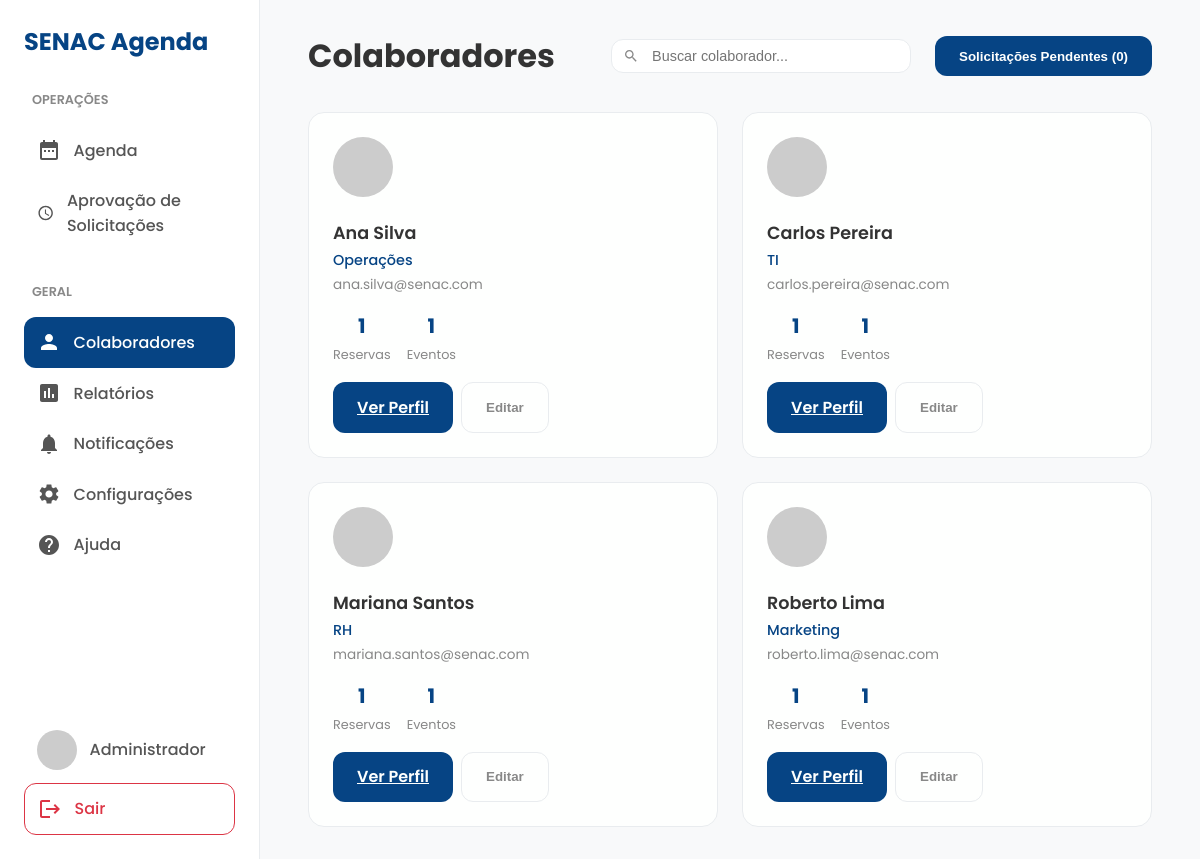
Screenshot of /colaboradores.php (signed in) with the database file from the repository.
### tables this page shows
CREATE TABLE usuarios (
    id INT AUTO_INCREMENT PRIMARY KEY,
    nome VARCHAR(255) NOT NULL,
    email VARCHAR(255) UNIQUE NOT NULL,
    senha VARCHAR(255) NOT NULL,
    matricula VARCHAR(50) UNIQUE,
    departamento VARCHAR(100),
    telefone VARCHAR(20),
    avatar VARCHAR(255) NULL,
    tipo ENUM('gerente', 'colaborador') NOT NULL DEFAULT 'colaborador',
    status ENUM('ativo', 'inativo', 'pendente') NOT NULL DEFAULT 'pendente',
    ativo BOOLEAN DEFAULT TRUE,
    created_at TIMESTAMP DEFAULT CURRENT_TIMESTAMP,
    updated_at TIMESTAMP DEFAULT CURRENT_TIMESTAMP ON UPDATE CURRENT_TIMESTAMP
);

### config/user-config.php (called while the page is built, shortened)
<?php
require_once 'database.php';
function isLoggedIn() {
    return isset($_SESSION['user_id']) && !empty($_SESSION['user_id']);
}
function getCurrentUser() {
    $sql = "SELECT * FROM usuarios WHERE id = :id";
    return fetchOne($sql, ['id' => $_SESSION['user_id']]);
}
function getDisplayName() {
    $user = getCurrentUser();
    return $user ? $user['nome'] : 'Usuário';
}
function getNavClass($page) {
    $current_page = basename($_SERVER['PHP_SELF'], '.php');
    return ($current_page === $page) ? 'active' : '';
}
?>

### config/database.php (called while the page is built, shortened)
<?php
try {
    $pdo = new PDO(
        "mysql:host=" . DB_HOST . ";dbname=" . DB_NAME . ";charset=" . DB_CHARSET,
        DB_USER,
        DB_PASS,
        [
            PDO::ATTR_ERRMODE => PDO::ERRMODE_EXCEPTION,
            PDO::ATTR_DEFAULT_FETCH_MODE => PDO::FETCH_ASSOC,
            PDO::ATTR_EMULATE_PREPARES => false
        ]
    );
} catch (PDOException $e) {
    die("Erro na conexão com o banco de dados: " . $e->getMessage());
}
function executeQuery($sql, $params = []) {
    global $pdo;
    try {
        $stmt = $pdo->prepare($sql);
        $stmt->execute($params);
        return $stmt;
    } catch (PDOException $e) {
        die("Erro na execução da query: " . $e->getMessage());
    }
}
function fetchData($sql, $params = []) {
    $stmt = executeQuery($sql, $params);
    return $stmt->fetchAll();
}
function fetchOne($sql, $params = []) {
    $stmt = executeQuery($sql, $params);
    return $stmt->fetch();
}
function getPendingRequests() {
    $sql = "SELECT * FROM usuarios WHERE status = 'pendente' ORDER BY created_at DESC";
    return fetchData($sql);
}
function getActiveCollaborators() {
    $sql = "SELECT * FROM usuarios WHERE tipo = 'colaborador' AND ativo = 1 ORDER BY nome ASC";
    return fetchData($sql);
}
?>

### colaboradores.php (the view, shortened to what this page needs)
<?php
require_once 'config/user-config.php';
$solicitacoes_pendentes = getPendingRequests();
$colaboradores = getActiveCollaborators();
?>
<!DOCTYPE html>
<html lang="pt-br">
<head>
    <link rel="stylesheet" href="css/agenda.css">
</head>
<body>
    <div class="dashboard-layout">
        <?php include getSidebarPath(); ?>
        <main class="main-content">
            <header class="main-header">
                <h1>Colaboradores</h1>
                <div class="header-controls">
                    <div class="search-box">
                        <svg class="search-icon" viewBox="0 0 24 24"><path d="M15.5 14h-.79l-.28-.27C15.41 12.59 16 11.11 16 9.5 16 5.91 13.09 3 9.5 3S3 5.91 3 9.5 5.91 16 9.5 16c1.61 0 3.09-.59 4.23-1.57l.27.28v.79l5 4.99L20.49 19l-4.99-5zm-6 0C7.01 14 5 11.99 5 9.5S7.01 5 9.5 5 14 7.01 14 9.5 11.99 14 9.5 14z"/></svg>
                        <input type="text" placeholder="Buscar colaborador...">
                    </div>
                    <button class="btn btn-primary">Solicitações Pendentes (<?php echo count($solicitacoes_pendentes); ?>)</button>
                </div>
            </header>
            <div class="collaborators-grid">
                <?php foreach ($colaboradores as $colaborador): ?>
                <?php
                $reservas_colaborador = fetchData("SELECT COUNT(*) as total FROM reservas WHERE usuario_id = ?", [$colaborador['id']]);
                $total_reservas = $reservas_colaborador[0]['total'] ?? 0;
                ?>
                <div class="collaborator-card">
                    <div class="collaborator-avatar">
                        <img src="https://via.placeholder.com/60" alt="Avatar" class="avatar-img">
                    </div>
                    <div class="collaborator-info">
                        <h3><?php echo htmlspecialchars($colaborador['nome']); ?></h3>
                        <p class="collaborator-role"><?php echo htmlspecialchars($colaborador['departamento']); ?></p>
                        <p class="collaborator-email"><?php echo htmlspecialchars($colaborador['email']); ?></p>
                    </div>
                    <div class="collaborator-stats">
                        <div class="stat-item">
                            <span class="stat-number"><?php echo $total_reservas; ?></span>
                            <span class="stat-label">Reservas</span>
                        </div>
                        <div class="stat-item">
                            <span class="stat-number"><?php echo $total_reservas; ?></span>
                            <span class="stat-label">Eventos</span>
                        </div>
                    </div>
                    <div class="collaborator-actions">
                        <a href="perfil-colaborador.php?id=<?php echo $colaborador['id']; ?>" class="btn btn-secondary">Ver Perfil</a>
                        <button class="btn btn-outline" onclick="editarColaborador(<?php echo $colaborador['id']; ?>)">Editar</button>
                    </div>
                </div>
                <?php endforeach; ?>
            </div>
        </main>
    </div>
</body>
</html>

### includes/sidebar-gerente.php (shortened to what this page needs)
<?php require_once 'config/user-config.php'; ?>
<aside class="sidebar">
    <div class="sidebar-header">
        <h2 class="logo">SENAC Agenda</h2>
    </div>
    <nav class="sidebar-nav">
        <div class="nav-section">
            <p class="section-title">OPERAÇÕES</p>
                <a href="agenda-unificada.php" class="nav-item <?php echo getNavClass('agenda-unificada'); ?>">
                <svg class="nav-icon" viewBox="0 0 24 24"><path d="M19 4h-1V2h-2v2H8V2H6v2H5c-1.11 0-1.99.9-1.99 2L3 20a2 2 0 002 2h14c1.1 0 2-.9 2-2V6c0-1.1-.9-2-2-2zm0 16H5V10h14v10zM9 14H7v-2h2v2zm4 0h-2v-2h2v2zm4 0h-2v-2h2v2z"/></svg>
                <span>Agenda</span>
            </a>
            <a href="minhas-solicitacoes.php" class="nav-item <?php echo getNavClass('minhas-solicitacoes'); ?>">
                <svg class="nav-icon" viewBox="0 0 24 24"><path d="M11.99 2C6.47 2 2 6.48 2 12s4.47 10 9.99 10C17.52 22 22 17.52 22 12S17.52 2 11.99 2zM12 20c-4.42 0-8-3.58-8-8s3.58-8 8-8 8 3.58 8 8-3.58 8-8 8zm.5-13H11v6l5.25 3.15.75-1.23-4.5-2.67z"/></svg>
                <span>Aprovação de Solicitações</span>
            </a>
        </div>
        <div class="nav-section">
            <p class="section-title">GERAL</p>
            <a href="colaboradores.php" class="nav-item <?php echo getNavClass('colaboradores'); ?>">
                <svg class="nav-icon" viewBox="0 0 24 24"><path d="M12 12c2.21 0 4-1.79 4-4s-1.79-4-4-4-4 1.79-4 4 1.79 4 4 4zm0 2c-2.67 0-8 1.34-8 4v2h16v-2c0-2.66-5.33-4-8-4z"/></svg>
                <span>Colaboradores</span>
            </a>
            <a href="relatorios.php" class="nav-item <?php echo getNavClass('relatorios'); ?>">
                <svg class="nav-icon" viewBox="0 0 24 24"><path d="M19 3H5c-1.1 0-2 .9-2 2v14c0 1.1.9 2 2 2h14c1.1 0 2-.9 2-2V5c0-1.1-.9-2-2-2zM9 17H7v-7h2v7zm4 0h-2V7h2v10zm4 0h-2v-4h2v4z"/></svg>
                <span>Relatórios</span>
            </a>
            <a href="notificacoes.php" class="nav-item <?php echo getNavClass('notificacoes'); ?>">
                <svg class="nav-icon" viewBox="0 0 24 24"><path d="M12 22c1.1 0 2-.9 2-2h-4c0 1.1.9 2 2 2zm6-6v-5c0-3.07-1.64-5.64-4.5-6.32V4c0-.83-.67-1.5-1.5-1.5s-1.5.67-1.5 1.5v.68C7.63 5.36 6 7.92 6 11v5l-2 2v1h16v-1l-2-2z"/></svg>
                <span>Notificações</span>
            </a>
            <a href="configuracoes.php" class="nav-item <?php echo getNavClass('configuracoes'); ?>">
                <span>Configurações</span>
            </a>
            <a href="ajuda.php" class="nav-item <?php echo getNavClass('ajuda'); ?>">
                <span>Ajuda</span>
            </a>
        </div>
    </nav>
        <div class="sidebar-footer">
            <a href="perfil.php" class="nav-item user-profile <?php echo getNavClass('perfil'); ?>">
                <?php $user = getCurrentUser(); ?>
                <img src="<?php echo !empty($user['avatar']) ? htmlspecialchars($user['avatar']) : 'https://via.placeholder.com/40'; ?>" alt="Avatar do Usuário" class="user-avatar">
                <span><?php echo getDisplayName(); ?></span>
            </a>
            <a href="logout.php" class="nav-item logout-btn">
                <svg class="nav-icon" viewBox="0 0 24 24"><path d="M17 7l-1.41 1.41L18.17 11H8v2h10.17l-2.58 2.58L17 17l5-5zM4 5h8V3H4c-1.1 0-2 .9-2 2v14c0 1.1.9 2 2 2h8v-2H4V5z"/></svg>
                <span>Sair</span>
            </a>
        </div>
</aside>

### css/agenda.css (style rules this page uses)
:root { --senac-blue: #064484; --senac-orange: #f09206; --senac-white: #fefffe; --background-color: #f8f9fa; --sidebar-bg: #ffffff; --text-dark: #333; --text-light: #888; --border-color: #e9ecef; --status-approved-bg: rgba(6, 68, 132, 0.1); --status-approved-text: #05376a; --status-pending-bg: rgba(240, 146, 6, 0.1); --status-pending-text: #b16c00; }
* { margin: 0; padding: 0; box-sizing: border-box; }
body { font-family: 'Poppins', sans-serif; background-color: var(--background-color); color: var(--text-dark); }
.dashboard-layout { display: grid; grid-template-columns: 260px 1fr; min-height: 100vh; }
.sidebar { background-color: var(--sidebar-bg); padding: 1.5rem; border-right: 1px solid var(--border-color); display: flex; flex-direction: column; }
.logout-btn { color: #dc3545 !important; border: 1px solid #dc3545; background-color: transparent; transition: all 0.2s ease; }
.sidebar-header .logo { color: var(--senac-blue); font-size: 1.5rem; font-weight: 700; }
.sidebar-nav { margin-top: 2rem; flex-grow: 1; }
.nav-section { margin-bottom: 2rem; }
.section-title { font-size: 0.8rem; font-weight: 600; color: var(--text-light); text-transform: uppercase; margin-bottom: 1rem; padding: 0 0.5rem; }
.nav-item { display: flex; align-items: center; gap: 0.8rem; padding: 0.8rem; border-radius: 12px; text-decoration: none; color: #555; font-weight: 500; transition: background-color 0.3s, color 0.3s; }
.nav-item.active { background-color: var(--senac-blue); color: var(--senac-white); }
.nav-icon { width: 24px; height: 24px; fill: currentColor; }
.sidebar-footer { margin-top: auto; }
.user-avatar { width: 40px; height: 40px; border-radius: 50%; object-fit: cover; }
.main-content { padding: 2rem 3rem; }
.main-header { display: flex; justify-content: space-between; align-items: center; margin-bottom: 2rem; }
.main-header h1 { font-size: 2rem; }
.header-controls { display: flex; align-items: center; gap: 1.5rem; }
.btn { padding: 0.8rem 1.5rem; border-radius: 12px; border: none; font-weight: 600; cursor: pointer; transition: background-color 0.3s; }
.btn-primary { background-color: var(--senac-blue); color: var(--senac-white); }
.btn-secondary { background-color: var(--senac-blue); color: var(--senac-white); }
.btn-outline { background-color: transparent; color: var(--text-light); border: 1px solid var(--border-color); }
.search-box { position: relative; display: flex; align-items: center; }
.search-box input { padding: 0.5rem 1rem 0.5rem 2.5rem; border: 1px solid var(--border-color); border-radius: 12px; font-size: 0.9rem; width: 300px; }
.search-icon { position: absolute; left: 0.75rem; width: 16px; height: 16px; fill: var(--text-light); }
.collaborators-grid { display: grid; grid-template-columns: repeat(auto-fill, minmax(300px, 1fr)); gap: 1.5rem; }
.collaborator-card { background-color: var(--senac-white); border-radius: 16px; padding: 1.5rem; border: 1px solid var(--border-color); transition: transform 0.3s, box-shadow 0.3s; }
.collaborator-avatar { position: relative; margin-bottom: 1rem; }
.avatar-img { width: 60px; height: 60px; border-radius: 50%; object-fit: cover; }
.collaborator-info h3 { font-size: 1.1rem; font-weight: 600; margin-bottom: 0.25rem; }
.collaborator-role { color: var(--senac-blue); font-weight: 500; font-size: 0.9rem; margin-bottom: 0.25rem; }
.collaborator-email { color: var(--text-light); font-size: 0.85rem; margin-bottom: 1rem; }
.collaborator-stats { display: flex; gap: 1rem; margin-bottom: 1rem; }
.stat-item { text-align: center; }
.stat-number { display: block; font-size: 1.25rem; font-weight: 700; color: var(--senac-blue); }
.stat-label { font-size: 0.8rem; color: var(--text-light); }
.collaborator-actions { display: flex; gap: 0.5rem; }

### rows the page displays
usuarios: nome "Administrador"
usuarios: nome "Ana Silva", departamento "Operações", email "ana.silva@senac.com", total_reservas "1"
usuarios: nome "Carlos Pereira", departamento "TI", email "carlos.pereira@senac.com", total_reservas "1"
usuarios: nome "Mariana Santos", departamento "RH", email "mariana.santos@senac.com", total_reservas "1"
usuarios: nome "Roberto Lima", departamento "Marketing", email "roberto.lima@senac.com", total_reservas "1"

### other values shown
count($solicitacoes_pendentes) "0"
